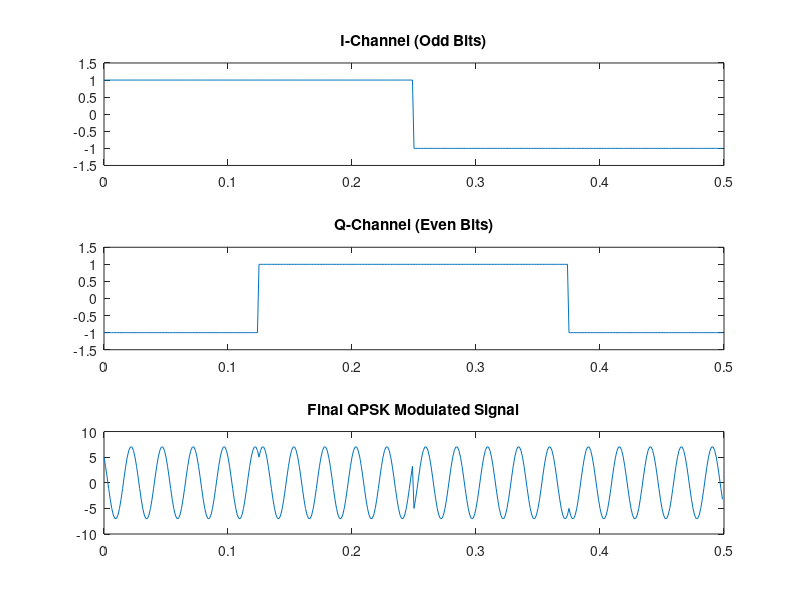

Write MATLAB code to recreate this figure.
%% 1. Parameters
am = 5;               % Amplitude
fc = 40;              % Carrier Frequency
fs = 800;             % Sampling Frequency
bits = [1 0 1 1 0 1 0 0]; % 8 bits = 4 QPSK symbols
Tb_samples = 100;     % Samples per bit duration

% Initialize vectors
total_samples = (length(bits)/2) * Tb_samples;
t = (0:total_samples-1) / fs;
m_i = zeros(1, total_samples); % In-phase message (Odd bits)
m_q = zeros(1, total_samples); % Quadrature message (Even bits)

%% 2. Split Bits into I and Q Channels (Nested Loops)
% We process 2 bits at a time to make 1 symbol
for i = 1:2:length(bits)
    % Map bits to Polar (+1/-1)
    val_i = 2*bits(i) - 1;   % Odd bit (1st, 3rd...)
    val_q = 2*bits(i+1) - 1; % Even bit (2nd, 4th...)
    
    % Find where this symbol starts/ends in the time vector
    symbol_num = (i+1)/2;
    start_idx = (symbol_num-1) * Tb_samples + 1;
    end_idx = symbol_num * Tb_samples;
    
    for j = start_idx:end_idx
        m_i(j) = val_i;
        m_q(j) = val_q;
    end
end

%% 3. Modulation
c_i = am * cos(2*pi*fc*t); % In-phase Carrier
c_q = am * sin(2*pi*fc*t); % Quadrature Carrier

% Combine them: QPSK is the sum of two BPSK signals
y = (m_i .* c_i) + (m_q .* c_q);

%% 4. Visualization
subplot(3,1,1); plot(t, m_i); title('I-Channel (Odd Bits)'); ylim([-1.5 1.5]);
subplot(3,1,2); plot(t, m_q); title('Q-Channel (Even Bits)'); ylim([-1.5 1.5]);
subplot(3,1,3); plot(t, y);   title('Final QPSK Modulated Signal');
